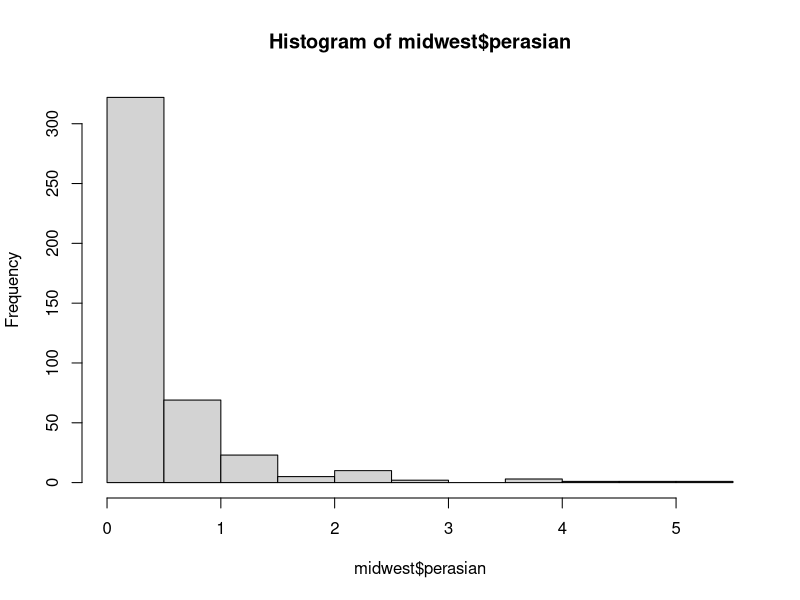
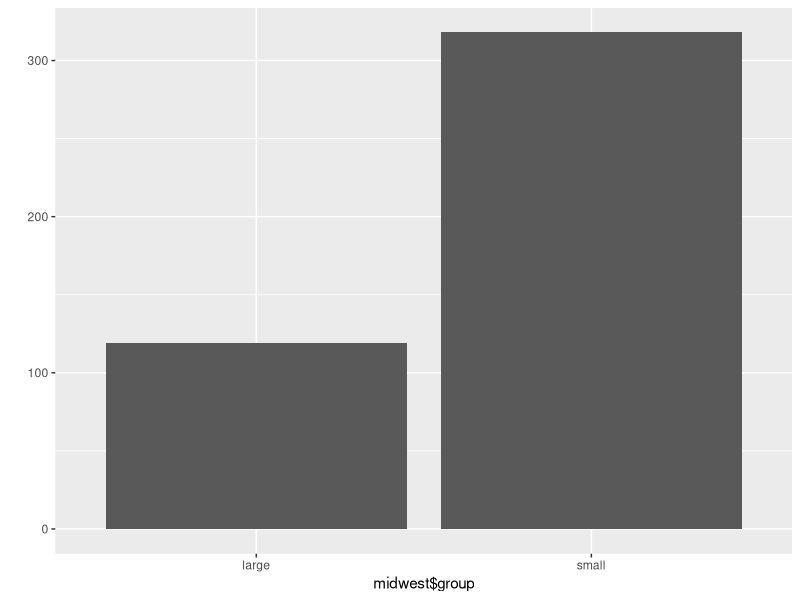

Generate these figures, in order, with R:
iris
str(iris)
nrow(iris)
# 열이 몇개인지 ?
ncol(iris)
# 행이 몇개인지?
head(iris)
tail(iris)
summary(iris)
View(iris)
subset(iris, Sepal.Length > 7.2 & Petal.Length <= 6.5, c("Sepal.Length", "Species"))

library(ggplot2)
midwest
View(midwest)

str(midwest)
midwest <- as.data.frame(midwest)
midwest$perasian <- midwest$popasian / midwest$poptotal * 100
midwest$perasian

hist(midwest$perasian)
test <- mean(midwest$perasian)

midwest$group <- ifelse(test < midwest$perasian, "large", "small")
midwest$group
table(midwest$group)
qplot(midwest$group)
